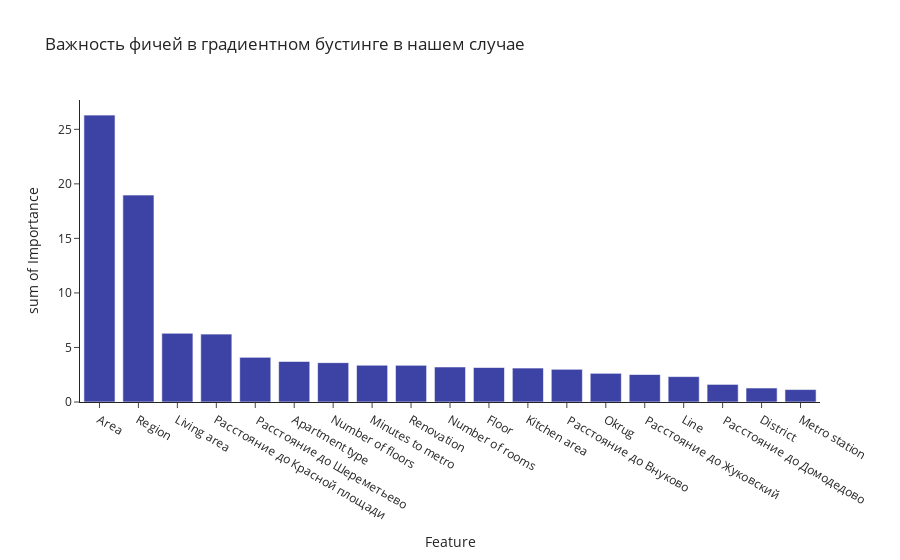

Notebook code for this chart:
### Markdown cell above
# Важность фичей для модели

### Code cell
feature_importances = model.feature_importances_
feature_importance_df = pd.DataFrame({'Feature': X_train.columns, 'Importance': feature_importances})
feature_importance_df = feature_importance_df.sort_values(by='Importance', ascending=False)
px.histogram(feature_importance_df, x='Feature', y='Importance', template='simple_white',
             title='Важность фичей в градиентном бустинге в нашем случае', color_discrete_sequence=['#3c43a5'], 
             labels = {'count':'количество'})

### Figure 1 — Plotly figure (JSON) as saved in the notebook; plotly's stock layout.template omitted (floating-point values rounded to 4 significant figures)
{"data": [{"alignmentgroup": "True", "bingroup": "x", "histfunc": "sum", "hovertemplate": "Feature=%{x}<br>sum of Importance=%{y}<extra></extra>", "legendgroup": "", "marker": {"color": "#3c43a5", "pattern": {"shape": ""}}, "name": "", "offsetgroup": "", "orientation": "v", "showlegend": false, "type": "histogram", "x": ["Area", "Region", "Living area", "Расстояние до Красной площади", " Расстояние до Шереметьево", "Apartment type", "Number of floors", "Minutes to metro", "Renovation", "Number of rooms", "Floor", "Kitchen area", " Расстояние до Внуково", "Okrug", " Расстояние до Жуковский", "Line", " Расстояние до Домодедово", "District", "Metro station"], "xaxis": "x", "y": [26.3, 18.97, 6.305, 6.224, 4.096, 3.721, 3.61, 3.379, 3.365, 3.214, 3.163, 3.113, 3.002, 2.632, 2.522, 2.331, 1.617, 1.285, 1.142], "yaxis": "y"}], "layout": {"barmode": "relative", "legend": {"tracegroupgap": 0}, "title": {"text": "Важность фичей в градиентном бустинге в нашем случае"}, "xaxis": {"anchor": "y", "domain": [0, 1], "title": {"text": "Feature"}}, "yaxis": {"anchor": "x", "domain": [0, 1], "title": {"text": "sum of Importance"}}}}
